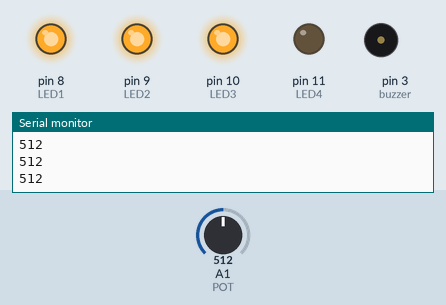
This sketch was run on a simulated Arduino Uno, built with avr-gcc and run on an emulated ATmega328P. Shown: output pins drawn as LEDs (lit = HIGH), buzzer (waves = sounding), the last lines printed to the serial monitor. The inputs (shaded band) are chosen by the test bench; at power-on: A1 (POT) = 512.

Above: at 1.02 s.
1.3 s: A1 (POT) set to 499
At 1.8 s:
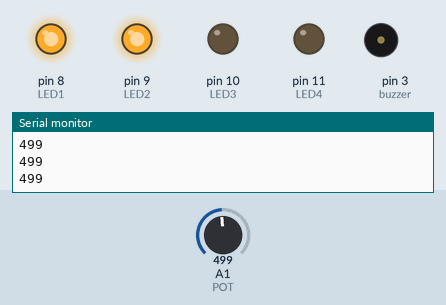
3.0 s: A1 (POT) set to 521
At 3.33 s:
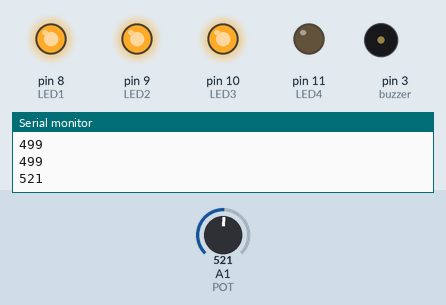
6.0 s: A1 (POT) set to 670
9.0 s: A1 (POT) set to 692
At 10.6 s:
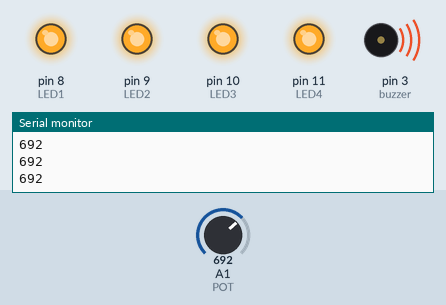
10.9 s: A1 (POT) set to 332
At 12.0 s:
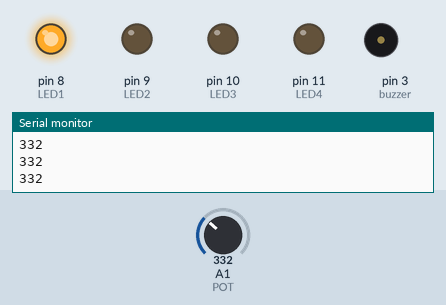
12.5 s: A1 (POT) set to 353
At 13.4 s:
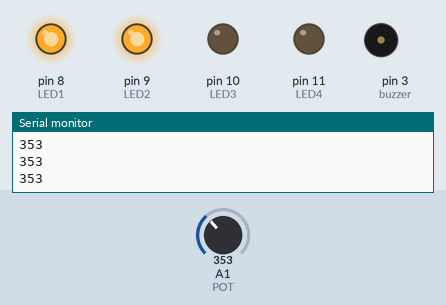
Timing chart, 0 to 15.1 s (numbered marks = the images above; inputs shaded):
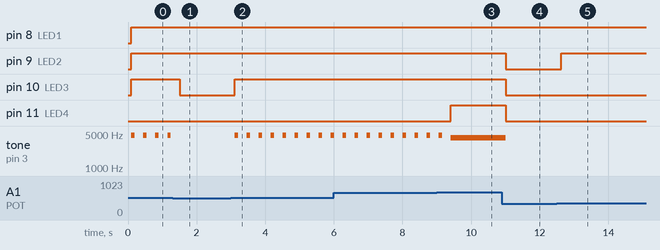

The sketch:

_23._Passive_Buzzer_Expt_Potentiometer_Volume_Control.ino
```cpp
#include "pitches.h"

const int buzzer = 3;
const int LED1 = 8;
const int LED2 = 9;
const int LED3 = 10;
const int LED4 = 11;
const int POT = 1;

int value = 0;

void setup()
{
  pinMode(buzzer, OUTPUT);
  pinMode(LED1, OUTPUT);
  pinMode(LED2, OUTPUT);
  pinMode(LED3, OUTPUT);
  pinMode(LED4, OUTPUT);
  Serial.begin(9600);
}

void loop()
{
  value = analogRead(POT);
  Serial.println(value);
  delay(100);
  if (0 < value && value < 342)
  {
    digitalWrite(LED1, HIGH);
    digitalWrite(LED2, LOW);
    digitalWrite(LED3, LOW);
    digitalWrite(LED4, LOW);


  }
  else if(341 < value && value < 512)
  {
    digitalWrite(LED1, HIGH);
    digitalWrite(LED2, HIGH);
    digitalWrite(LED3, LOW);
    digitalWrite(LED4, LOW);

  }
  else if(511 < value && value < 682)
  {
    digitalWrite(LED1, HIGH);
    digitalWrite(LED2, HIGH);
    digitalWrite(LED3, HIGH);
    digitalWrite(LED4, LOW);
    tone(buzzer, NOTE_D8, 100);
    delay(250);

  }
  else if(681 < value && value < 1024)
  {
    digitalWrite(LED1, HIGH);
    digitalWrite(LED2, HIGH);
    digitalWrite(LED3, HIGH);
    digitalWrite(LED4, HIGH);
    tone(buzzer, NOTE_C8, 100);
  }
  else
  {
    digitalWrite(LED1, LOW);
    digitalWrite(LED2, LOW);
    digitalWrite(LED3, LOW);
    digitalWrite(LED4, LOW);

  }

}
```

pitches.h
```cpp
/*************************************************
 * Public Constants
 *************************************************/

#define NOTE_B0  31
#define NOTE_C1  33
#define NOTE_CS1 35
#define NOTE_D1  37
#define NOTE_DS1 39
#define NOTE_E1  41
#define NOTE_F1  44
#define NOTE_FS1 46
#define NOTE_G1  49
#define NOTE_GS1 52
#define NOTE_A1  55
#define NOTE_AS1 58
#define NOTE_B1  62
#define NOTE_C2  65
#define NOTE_CS2 69
#define NOTE_D2  73
#define NOTE_DS2 78
#define NOTE_E2  82
#define NOTE_F2  87
#define NOTE_FS2 93
#define NOTE_G2  98
#define NOTE_GS2 104
#define NOTE_A2  110
#define NOTE_AS2 117
#define NOTE_B2  123
#define NOTE_C3  131
#define NOTE_CS3 139
#define NOTE_D3  147
#define NOTE_DS3 156
#define NOTE_E3  165
#define NOTE_F3  175
#define NOTE_FS3 185
#define NOTE_G3  196
#define NOTE_GS3 208
#define NOTE_A3  220
#define NOTE_AS3 233
#define NOTE_B3  247
#define NOTE_C4  262
#define NOTE_CS4 277
#define NOTE_D4  294
#define NOTE_DS4 311
#define NOTE_E4  330
#define NOTE_F4  349
#define NOTE_FS4 370
#define NOTE_G4  392
#define NOTE_GS4 415
#define NOTE_A4  440
#define NOTE_AS4 466
#define NOTE_B4  494
#define NOTE_C5  523
#define NOTE_CS5 554
#define NOTE_D5  587
#define NOTE_DS5 622
#define NOTE_E5  659
#define NOTE_F5  698
#define NOTE_FS5 740
#define NOTE_G5  784
#define NOTE_GS5 831
#define NOTE_A5  880
#define NOTE_AS5 932
#define NOTE_B5  988
#define NOTE_C6  1047
#define NOTE_CS6 1109
#define NOTE_D6  1175
#define NOTE_DS6 1245
#define NOTE_E6  1319
#define NOTE_F6  1397
#define NOTE_FS6 1480
#define NOTE_G6  1568
#define NOTE_GS6 1661
#define NOTE_A6  1760
#define NOTE_AS6 1865
#define NOTE_B6  1976
#define NOTE_C7  2093
#define NOTE_CS7 2217
#define NOTE_D7  2349
#define NOTE_DS7 2489
#define NOTE_E7  2637
#define NOTE_F7  2794
#define NOTE_FS7 2960
#define NOTE_G7  3136
#define NOTE_GS7 3322
#define NOTE_A7  3520
#define NOTE_AS7 3729
#define NOTE_B7  3951
#define NOTE_C8  4186
#define NOTE_CS8 4435
#define NOTE_D8  4699
#define NOTE_DS8 4978
```

Measured:
- the behaviour switches between 512 and 511 on A1 (POT) (found by bisection; images 0 and 1)
- the behaviour switches between 681 and 682 on A1 (POT) (found by bisection; images 2 and 3)
- the behaviour switches between 341 and 342 on A1 (POT) (found by bisection; images 4 and 5)
- after the input at 1.3 s, pin 10 (LED3): HIGH → LOW after 0.20 s; tone on pin 3 (buzzer): stops changing and stays silent
- after the input at 3.0 s, pin 10 (LED3): LOW → HIGH after 0.11 s; tone on pin 3 (buzzer): alternates 4699 Hz for 0.10 s and silent for 0.25 s, starting after 0.11 s
- after the input at 9.0 s, pin 11 (LED4): LOW → HIGH after 0.41 s
- after the input at 10.9 s, pin 9 (LED2), pin 10 (LED3), pin 11 (LED4): HIGH → LOW after 0.12 s; tone on pin 3 (buzzer): 4186 Hz → silent after 0.12 s
- after the input at 12.5 s, pin 9 (LED2): LOW → HIGH after 0.12 s
